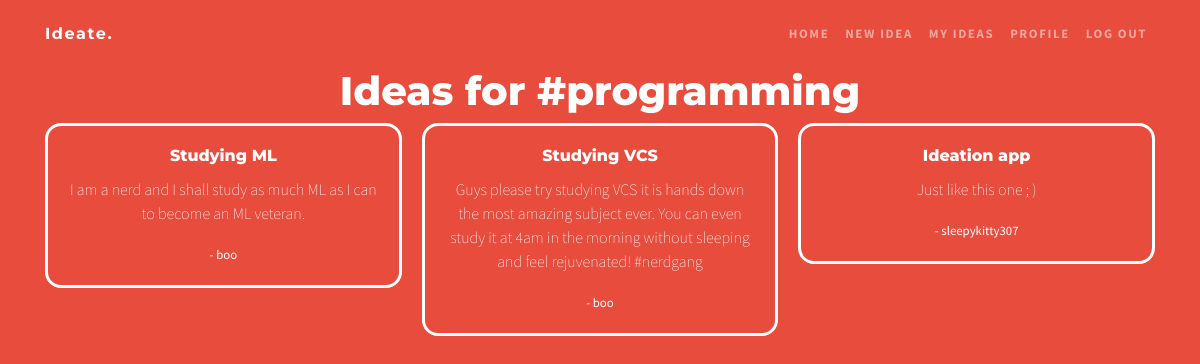
The page /tag/1/ (signed in) on the database its author committed.
### ideas/models.py (models this page shows)
class Tag(models.Model):
    name = models.CharField(max_length=30)

class Idea(models.Model):
    title = models.CharField(max_length=30)
    description = models.CharField(max_length=500, null=True)
    tags = models.ManyToManyField(Tag)
    author = models.ForeignKey(User, on_delete=models.CASCADE, default=1)

### ideas/views.py (the view)
# urls.py: path('tag/<int:pk>/', views.tagHome, name='tag-home'),
@login_required
def tagHome(request, pk):
    try:
        selectedTag = Tag.objects.get(id=pk)
        ideas = Idea.objects.filter(tags=selectedTag)
        context = {'tag': selectedTag,
                   'ideas': ideas,
                   'title': '#' + selectedTag.name,
                   }
        return render(request, 'ideas/tag_home.html', context)
    except Exception:
        return render(request, 'ideas/error.html', {'error': 'The requested page could not be found.'})
    finally:
        selectedTag = None

### ideas/templates/ideas/tag_home.html (shortened to what this page needs)
{% extends 'ideas/base.html' %}
{% load static %}
{% block content %}
<header class="custom-header text-center text-white">
    <div class="container">
        <div class="row h-100 align-items-center">
            <div class="col-lg mx-auto">
                <h1 class="mb-2">Ideas for #{{ tag.name }}</h1>
                {% if ideas %}
                <div class="card-columns">
                    {% for idea in ideas %}
                    <div class="card">
                        <div class="card-body">
                            <h6 class="card-title">{{ idea.title }}</h6>
                            <p class="card-text">{{ idea.description }}</p>
                            <p class="card-text"><small>- {{ idea.author }}</small></p>
                        </div>
                    </div>
                    {% endfor %}
                </div>
                {% else %}
                <p>No ideas found.</p>
                {% endif %}
            </div>
        </div>
    </div>
</header>
{% endblock content %}

### ideas/templates/ideas/base.html (shortened to what this page needs)
{% load static %}
<!DOCTYPE html>
<html lang="en">
<head>
  <link href="{% static "ideas/vendor/bootstrap/css/bootstrap.min.css" %}" rel="stylesheet">
  <link href="{% static "ideas/css/one-page-wonder.css" %}" rel="stylesheet">
  <link rel="stylesheet" href="https://cdn.jsdelivr.net/npm/bootstrap-select@1.13.9/dist/css/bootstrap-select.min.css">
</head>
<body>
  <nav class="navbar navbar-expand-lg navbar-dark navbar-custom">
    <div class="container">
      <a class="navbar-brand underline" href="{% url 'index' %}">Ideate.</a>
      <div class="collapse navbar-collapse" id="navbarResponsive">
        <ul class="navbar-nav ml-auto">
          {% if user.is_authenticated %}
          <li class="nav-item">
            <a class="nav-link underline" href="{% url 'home' %}">Home</a>
          </li>
          <li class="nav-item">
            <a class="nav-link underline" href="{% url 'idea-create' %}">New Idea</a>
          </li>
          <li class="nav-item">
            <a class="nav-link underline" href="{% url 'idea-list' %}">My Ideas</a>
          </li>
          <li class="nav-item">
            <a class="nav-link underline" href="{% url 'update' %}">Profile</a>
          </li>
          <li class="nav-item">
            <a class="nav-link underline" href="{% url 'logout' %}">Log Out</a>
          </li>
          {% endif %}
        </ul>
      </div>
    </div>
  </nav>
  {% block content %}{% endblock content%}
</body>
</html>

### ideas/static/ideas/css/one-page-wonder.css (style rules this page uses)
body { font-family: "Source Sans Pro"; height: 100vh; font-weight: 100; }
h1, h2, h3, h4, h5, h6 { font-family: "Montserrat"; font-weight: 800 !important; }
.navbar-custom { background-color: #e74c3c; padding-top: 1rem; padding-bottom: 1rem; }
.navbar-custom { padding-top: 1rem; padding-bottom: 1rem; background-color: #e74c3c; }
.navbar-custom .navbar-brand { font-family: "Montserrat"; font-size: 1rem; text-transform: none; letter-spacing: 0.1rem; font-weight: 700; }
.navbar-custom .navbar-nav .nav-item .nav-link { text-transform: uppercase; font-size: 0.8rem; font-weight: 700; letter-spacing: 0.1rem; }
a.underline { color: #fff; text-transform: uppercase; text-decoration: none; letter-spacing: 0.15em; display: inline-block; position: relative; }
a.underline:after { background: none repeat scroll 0 0 transparent; bottom: 0; content: ""; display: block; height: 2px; left: 50%; position: absolute; background: #fff; transition: width 0.3s ease 0s, left 0.3s ease 0s; width: 0; }
.custom-header { min-height: 100vh; position: relative; overflow: auto; background: #e74c3c; }
.card { background-color: #e74c3c; border-color: #ffffff; border-width: 0.2rem; border-radius: 1rem; }

### rows shown on the page
Tag: name "programming"
Idea: title "Studying ML", description "I am a nerd and I shall study as much ML as I can to become an ML veteran.", author "boo"
Idea: title "Studying VCS", description "Guys please try studying VCS it is hands down the most amazing subject ever. You can even study it at 4am in the morning without sleeping and feel rejuvenated! #nerdgang", author "boo"
Idea: title "Ideation app", description "Just like this one ; )", author "sleepykitty307"
